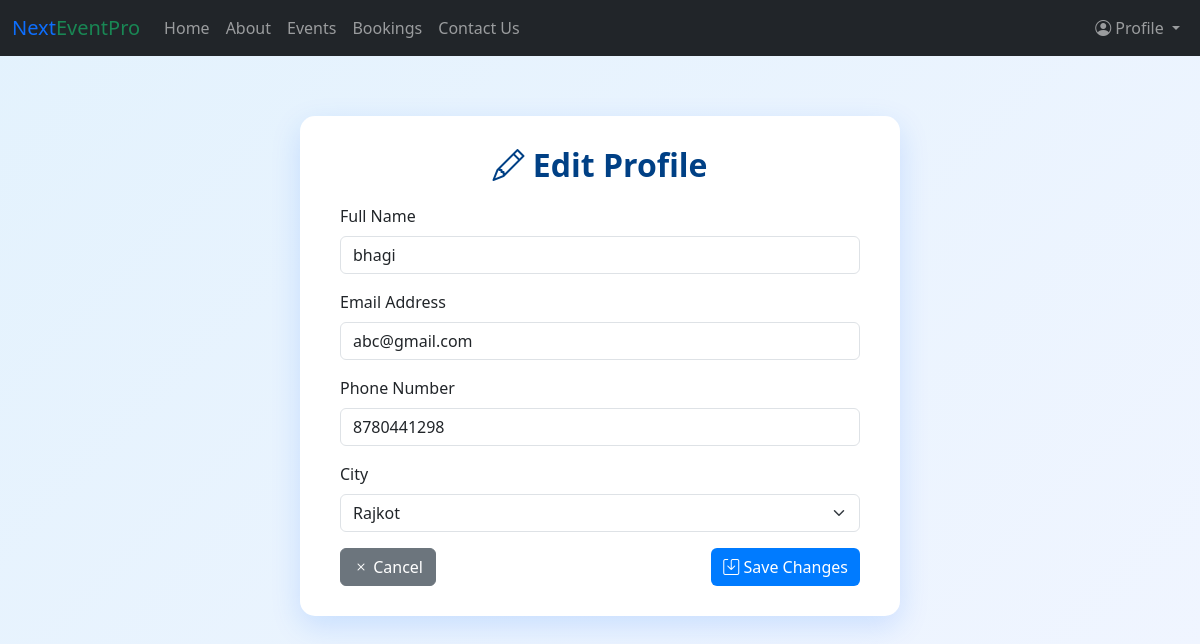
The page /edit_profile.php (signed in) on the database its author committed.
### tables this page shows
CREATE TABLE `user_data` (
  `id` int(11) NOT NULL,
  `name` varchar(100) NOT NULL,
  `email` varchar(100) NOT NULL,
  `number` varchar(10) NOT NULL,
  `password` varchar(300) NOT NULL,
  `city_id` int(11) NOT NULL
);

### edit_profile.php (the view, shortened to what this page needs)
<?php
include "connect.php";
$uid = $_SESSION['user_id'];
$sql = "SELECT u.name, u.email, u.number, c.city_name, c.id AS city_id
        FROM user_data u
        JOIN city c ON u.city_id = c.id
        WHERE u.id = $uid";
$res = mysqli_query($con, $sql);
$user = mysqli_fetch_assoc($res);
$cities = [];
$cities_res = mysqli_query($con, "SELECT id, city_name FROM city ORDER BY city_name ASC");
while ($row = mysqli_fetch_assoc($cities_res)) {
    $cities[] = $row;
}
?>
<!DOCTYPE html>
<html lang="en">
<head>
<link href="https://cdn.jsdelivr.net/npm/bootstrap@5.3.3/dist/css/bootstrap.min.css" rel="stylesheet" />
<link href="https://cdn.jsdelivr.net/npm/bootstrap-icons@1.11.3/font/bootstrap-icons.css" rel="stylesheet" />
</head>
<body>
<nav class="navbar navbar-expand-lg navbar-dark bg-dark">
  <div class="container-fluid">
    <a class="navbar-brand brand-name" href="#">
      <span class="text-primary">Next</span><span class="text-success">EventPro</span>
    </a>
    <div class="collapse navbar-collapse" id="navbarContent">
      <ul class="navbar-nav me-auto mb-2 mb-lg-0">
        <li class="nav-item"><a class="nav-link" href="index.php">Home</a></li>
        <li class="nav-item"><a class="nav-link" href="index.php">About</a></li>
        <li class="nav-item"><a class="nav-link" href="event.php">Events</a></li>
        <li class="nav-item"><a class="nav-link" href="booking.php">Bookings</a></li>
        <li class="nav-item"><a class="nav-link" href="./contact.php">Contact Us</a></li>
      </ul>
      <ul class="navbar-nav ms-auto">
        <?php if (isset($_SESSION["email"])): ?>
          <li class="nav-item dropdown">
            <a class="nav-link dropdown-toggle" href="#" id="userDropdown" data-bs-toggle="dropdown">
              <i class="bi bi-person-circle"></i> Profile
            </a>
          </li>
        <?php endif; ?>
      </ul>
    </div>
  </div>
</nav>
<div class="form-wrapper">
    <h2 class="form-title"><i class="bi bi-pencil"></i> Edit Profile</h2>
    <form method="POST">
        <div class="mb-3">
            <label class="form-label">Full Name</label>
            <input type="text" name="name" value="<?php echo htmlspecialchars($user['name']); ?>" class="form-control" required>
        </div>
        <div class="mb-3">
            <label class="form-label">Email Address</label>
            <input type="email" name="email" value="<?php echo htmlspecialchars($user['email']); ?>" class="form-control" required>
        </div>
        <div class="mb-3">
            <label class="form-label">Phone Number</label>
            <input type="text" name="phone" value="<?php echo htmlspecialchars($user['number']); ?>" class="form-control" required>
        </div>
        <div class="mb-3">
            <label class="form-label">City</label>
            <select name="city" class="form-select" required>
                <?php foreach ($cities as $city): ?>
                    <option value="<?php echo $city['id']; ?>"
                        <?php echo ($city['id'] == $user['city_id']) ? 'selected' : ''; ?>>
                        <?php echo htmlspecialchars($city['city_name']); ?>
                    </option>
                <?php endforeach; ?>
            </select>
        </div>
        <div class="d-flex justify-content-between">
            <a href="profile.php" class="btn btn-secondary"><i class="bi bi-x"></i> Cancel</a>
            <button type="submit" class="btn btn-primary"><i class="bi bi-save"></i> Save Changes</button>
        </div>
    </form>
</div>
</body>
</html>

### edit_profile.php (style rules this page uses)
body { background: linear-gradient(135deg, #e3f2fd, #f0f5ff); font-family: 'Segoe UI', Tahoma, Geneva, Verdana, sans-serif; }
.form-wrapper { max-width: 600px; margin: 60px auto; background: white; border-radius: 15px; box-shadow: 0 10px 30px rgba(0, 99, 255, 0.15); padding: 30px 40px; }
.form-title { text-align: center; font-weight: 700; margin-bottom: 20px; color: #004085; }
.btn-primary { background: #007bff; border: none; }

### rows shown on the page
user_data: name "bhagi", email "abc@gmail.com", phone "8780441298"

### other values the page prints
form field city "Rajkot"
